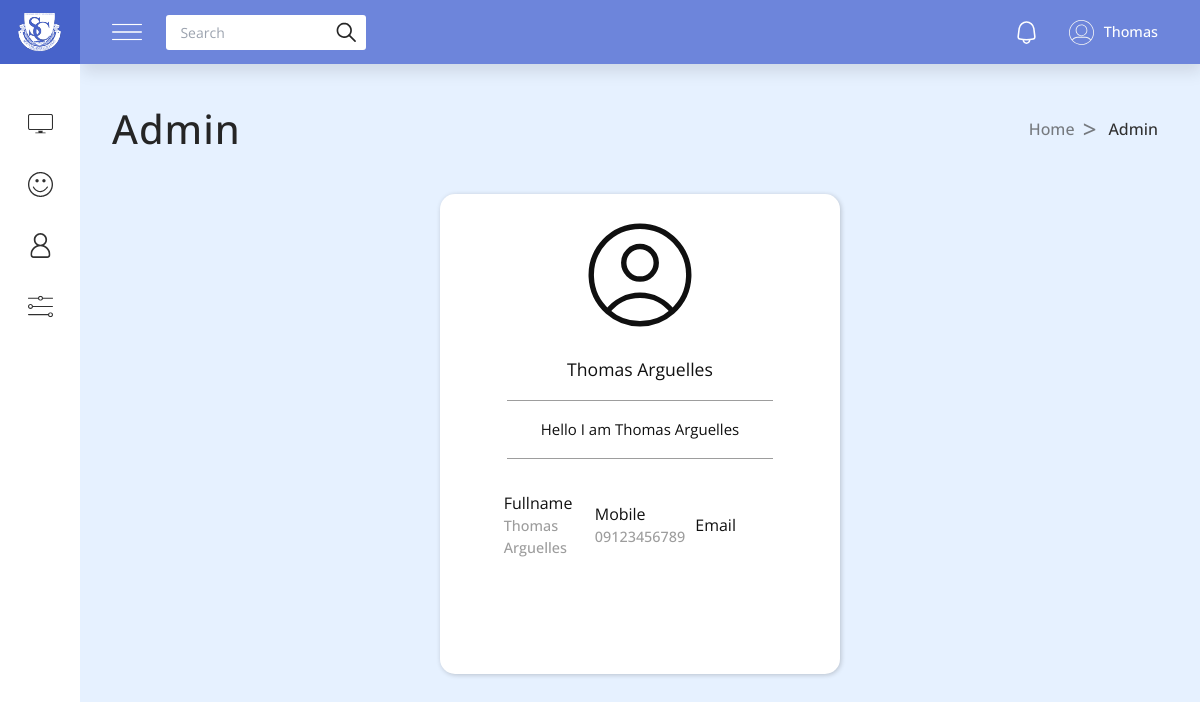
Page /admin/about_admin.php (signed in) on the committed database.
### tables this page shows
CREATE TABLE `admin_tbl` (
  `admin_id` int(10) NOT NULL,
  `username` varchar(100) NOT NULL,
  `password` varchar(255) NOT NULL,
  `fname` varchar(150) NOT NULL,
  `lname` varchar(150) NOT NULL,
  `contact` varchar(150) NOT NULL,
  `position` varchar(150) NOT NULL,
  `privilage` enum('super_admin','admin') NOT NULL,
  `photo_path` varchar(255) DEFAULT NULL
);

### admin/about_admin.php (the view, shortened to what this page needs)
<?php
include('includes/connection.php');
if (isset($_SESSION['admin_id'])) {
    $admin_id = $_SESSION['admin_id'];
    $query = "SELECT * from admin_tbl WHERE admin_id = '$admin_id'";
    $query_res = mysqli_query($conn, $query);
    while ($row = mysqli_fetch_assoc($query_res)) {
        $fname = $row['fname'];
        $lname = $row['lname'];
        $contact = $row['contact'];
    }
}
?>
<!DOCTYPE html>
<html lang="en">
<head>
    <link rel="stylesheet" href="styles/nav.css" />
    <link rel="stylesheet" href="styles/about.css" />
</head>
<body>
    <?php require 'partials/aside.php' ?>
    <?php require 'partials/nav.php' ?>
    <section class="section">
        <div class="section-title">
            <h1>Admin</h1>
            <div class="breadcrumbs">
                <a href="/hrms/admin/">Home</a>
                <a href="#">Admin</a>
            </div>
        </div>
        <div class="about-container">
            <div class="about-profile">
                <div class="prof-img">
                    <img src="<?= $photo_path ?? './images/profile-black.svg' ?>" alt="profile">
                </div>
                <div class="profile-desc">
                    <div class="profile-name">
                        <?php if (isset($_SESSION['admin_id'])) {
                            echo "<h1>$fname $lname</h1>";
                        } elseif (isset($_GET['faculty_id'])) {
                            echo "<h1>$fname $mname $lname</h1>";
                        }
                        ?>
                    </div>
                    <div class="profile-info">
                        <p>Hello I am <?php echo "$fname $lname" ?></p>
                    </div>
                </div>
                <div class="admin_info">
                    <div>
                        <h3>Fullname</h3>
                        <?php echo "<p>$fname $lname</p>"; ?>
                    </div>
                    <div>
                        <h3>Mobile</h3>
                        <?php echo "<p>$contact</p>"; ?>
                    </div>
                    <div>
                        <?php
                        if (isset($_GET["admin_id"])) {
                            echo "<h3>Position</h3>";
                            echo "<p>$position</p>";
                        } else {
                        ?>
                            <h3>Email</h3>
                        <?php
                        }
                        ?>
                    </div>
                </div>
            </div>
        </div>
    </section>
</body>
</html>

### admin/styles/nav.css (style rules this page uses)
.profile-info { text-align: center; }

### admin/styles/about.css (style rules this page uses)
body { display: flex; }
:root { --profile-height: 30rem; }
.about-container { display: flex; justify-content: center; align-items: center; gap: 1.5rem; }
.about-profile { width: 25rem; min-height: var(--profile-height); display: flex; flex-direction: column; justify-content: start; align-items: center; background: #fff; border-radius: 15px; padding: 1rem 2rem 1.5rem 2rem; flex-shrink: 0; box-shadow: 1px 1px 5px rgba(0, 0, 0, 0.2); }
.prof-img { width: 130px; height: 130px; }
.prof-img img { max-width: 100%; width: 100%; height: 100%; object-fit: cover; object-position: center; border-radius: 10px; }
.profile-desc { display: flex; flex-direction: column; justify-content: start; align-items: center; }
.profile-desc .profile-name { display: flex; flex-direction: column; align-items: center; padding: 1rem 0; }
.profile-desc .profile-name h1 { font-size: 1.1rem; }
.profile-desc .profile-info { padding: 1.1rem 2.1rem; border-top: 1px solid #9d9d9d; border-bottom: 1px solid #9d9d9d; }
.profile-desc .profile-info p { white-space: pre-line; text-justify: justify; text-align: start; font-size: 15px; }
.admin_info { display: flex; justify-content: space-between; align-items: center; text-overflow: ellipsis; gap: 10px; padding-top: 2rem; }
.admin_info div { width: 100%; display: flex; flex-direction: column; justify-content: start; align-items: start; }
.admin_info div h3 { font-size: 1rem; }
.admin_info div p { font-size: 0.9rem; font-weight: 500; color: #9d9d9d; }

### admin/styles/main.css (style rules this page uses)
*, *::after, *::before { margin: 0; padding: 0; box-sizing: border-box; font-family: "Open Sans", Arial, sans-serif; }
:root { --primary-color: #e6f1ff; --secondary-color: #101010; --sidebar-open-width: 18rem; --navbar-height: 4rem; --sidebar-close-width: 5rem; --percentage-height: 3px; --m-navbar-height: 4rem; }
body { min-height: 100vh; background: var(--primary-color); color: var(--secondary-color); }
body, h1, h2, h3, p, ul, li { margin: 0; padding: 0; }
img { max-width: 100%; height: auto; }
.section { width: 100%; padding: 2rem; padding-top: var(--navbar-height); padding-bottom: 2rem; }
.section-title { width: 100%; display: flex; justify-content: space-between; align-items: center; color: #252525; padding: 2.2rem 0; }
.section-title h1 { font-size: 2.5rem; font-weight: 500; letter-spacing: 1px; }
.section-title .breadcrumbs { display: flex; justify-content: center; align-items: center; }
.section-title .breadcrumbs a { display: flex; justify-content: center; align-items: center; font-size: 16px; font-weight: 500; padding: 10px; color: #303030; }
.section-title .breadcrumbs > :not(:last-child) { position: relative; padding-right: 1.5rem; color: #767a7f; }
.section-title .breadcrumbs > :not(:last-child)::after { content: ">"; position: absolute; right: 2px; font-size: 1.5rem; }

### rows in the picture
admin_tbl: fname "Thomas", lname "Arguelles", contact "09123456789"
